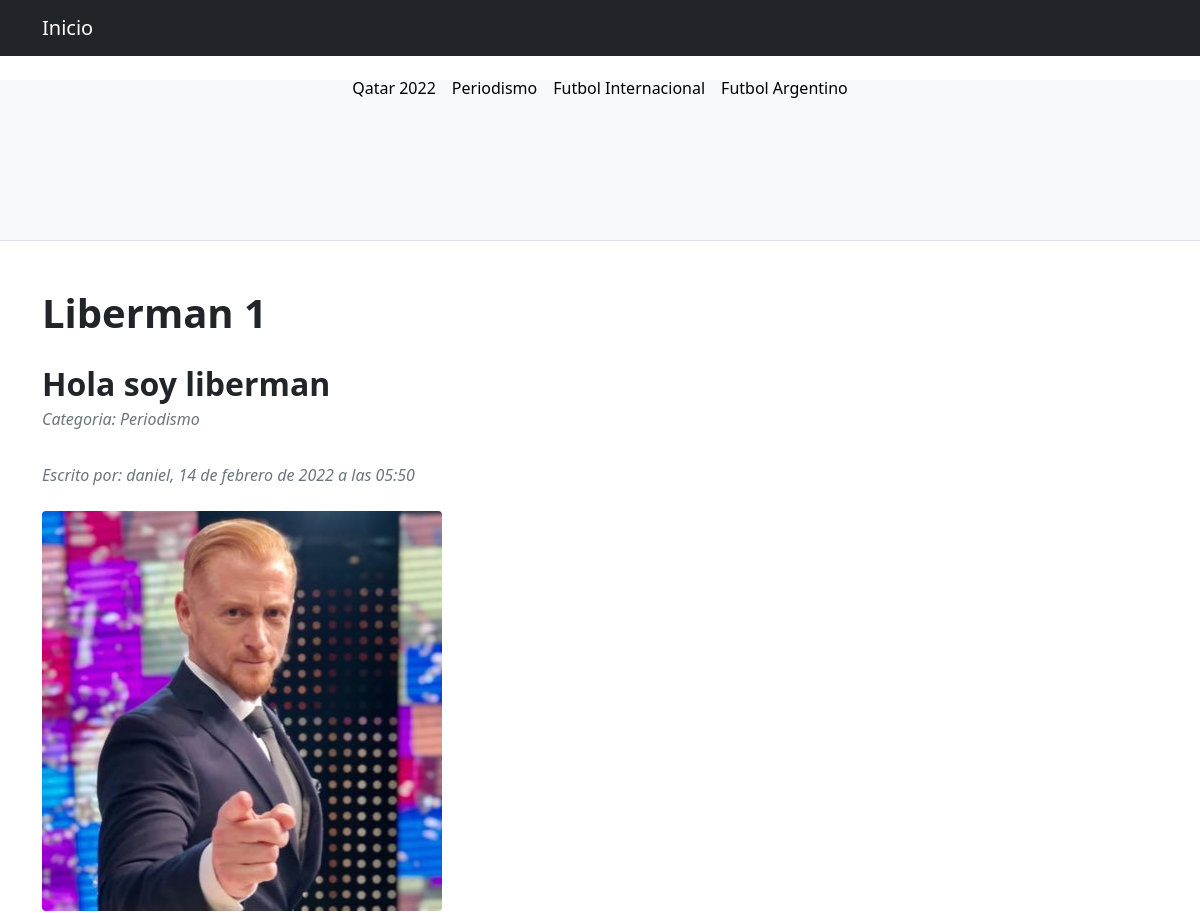
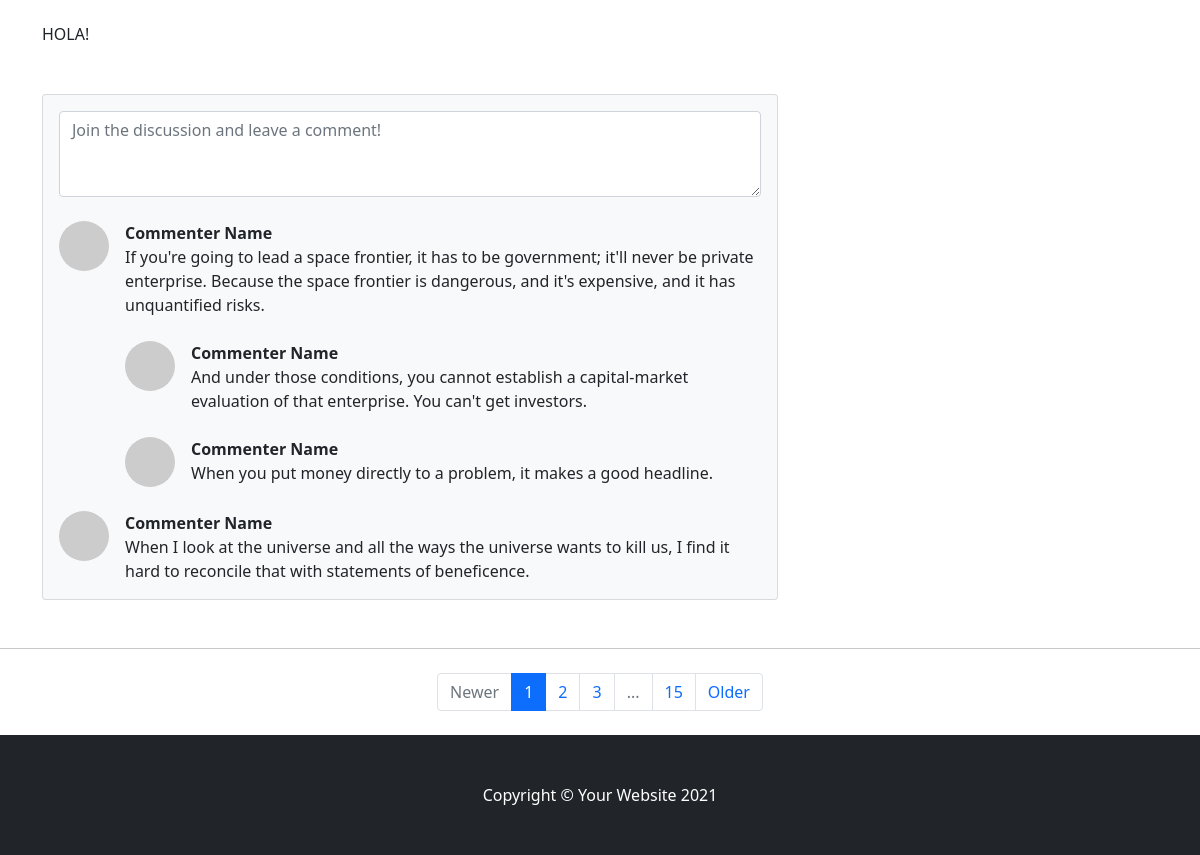
Page /postApp/verPost/1/ on the committed database (2 pictures, top to bottom).
### postApp/models.py (models this page shows, shortened)
class Post(models.Model):
    titulo = models.CharField('titulo', max_length=50, null=False, blank=False)
    subtitulo = models.CharField(
        'subtitulo', max_length=100, null=False, blank=False)
    contenido = RichTextField('contenido', null=False, blank=False)
    imagen = models.ImageField(
        upload_to='imagenes_post', null=True, blank=True)
    categoria = models.ForeignKey(Categoria,  on_delete=models.DO_NOTHING)
    autor = models.ForeignKey(User, on_delete=models.CASCADE)
    fecha_publicacion = models.DateTimeField(auto_now_add=True)
    fecha_edicion = models.DateTimeField(auto_now=True)

class Categoria(models.Model):
    nombre = models.CharField(
        'categoria', max_length=100, null=False, blank=False)
    def __str__(self):
        return self.nombre

### postApp/views.py (the view)
# urls.py: path('verPost/<pk>/', views.VerPost.as_view(), name='verPost'),
class VerPost(DetailView):
    model = Post
    template_name= "postApp/ver_post.html"

### templates/postApp/ver_post.html
{% extends 'index.html' %}
    {% block blockPosts %}
        <div class="container mt-5">
            <div class="row">
                <div class="col-lg-8">
                    <article>
                        <header class="mb-4">
                            <h1 class="fw-bolder mb-1">{{object.titulo}}</h1>
                            <br>
                            <h2 class="fw-bolder mb-1">{{object.subtitulo}}</h2>
                            <div class="text-muted fst-italic mb-2">Categoria: {{object.categoria}}</div>
                            <br>
                            <div class="text-muted fst-italic mb-2">Escrito por: {{object.autor}}, {{object.fecha_publicacion}}</div>
                        </header>
                        <figure class="mb-4"><img class="img-fluid rounded" src="{{object.imagen.url}}" alt="..." /></figure>
                        <section class="mb-5">
                            <p>
                                {{object.contenido|safe}}
                            </p>
                        </section>
                    </article>
                    <section class="mb-5">
                        <div class="card bg-light">
                            <div class="card-body">
                                <form class="mb-4"><textarea class="form-control" rows="3" placeholder="Join the discussion and leave a comment!"></textarea></form>
                                <div class="d-flex mb-4">
                                    <div class="flex-shrink-0"><img class="rounded-circle" src="https://dummyimage.com/50x50/ced4da/6c757d.jpg" alt="..." /></div>
                                    <div class="ms-3">
                                        <div class="fw-bold">Commenter Name</div>
                                        If you're going to lead a space frontier, it has to be government; it'll never be private enterprise. Because the space frontier is dangerous, and it's expensive, and it has unquantified risks.
                                        <div class="d-flex mt-4">
                                            <div class="flex-shrink-0"><img class="rounded-circle" src="https://dummyimage.com/50x50/ced4da/6c757d.jpg" alt="..." /></div>
                                            <div class="ms-3">
                                                <div class="fw-bold">Commenter Name</div>
                                                And under those conditions, you cannot establish a capital-market evaluation of that enterprise. You can't get investors.
                                            </div>
                                        </div>
                                        <div class="d-flex mt-4">
                                            <div class="flex-shrink-0"><img class="rounded-circle" src="https://dummyimage.com/50x50/ced4da/6c757d.jpg" alt="..." /></div>
                                            <div class="ms-3">
                                                <div class="fw-bold">Commenter Name</div>
                                                When you put money directly to a problem, it makes a good headline.
                                            </div>
                                        </div>
                                    </div>
                                </div>
                                <div class="d-flex">
                                    <div class="flex-shrink-0"><img class="rounded-circle" src="https://dummyimage.com/50x50/ced4da/6c757d.jpg" alt="..." /></div>
                                    <div class="ms-3">
                                        <div class="fw-bold">Commenter Name</div>
                                        When I look at the universe and all the ways the universe wants to kill us, I find it hard to reconcile that with statements of beneficence.
                                    </div>
                                </div>
                            </div>
                        </div>
                    </section>
                </div>
            </div>
        </div>
    {% endblock blockPosts %}

### rows in the picture
Post: titulo "Liberman 1", subtitulo "Hola soy liberman", categoria "Periodismo", autor "daniel", fecha_publicacion "14 de febrero de 2022 a las 05:50", imagen (picture), contenido "HOLA!"
